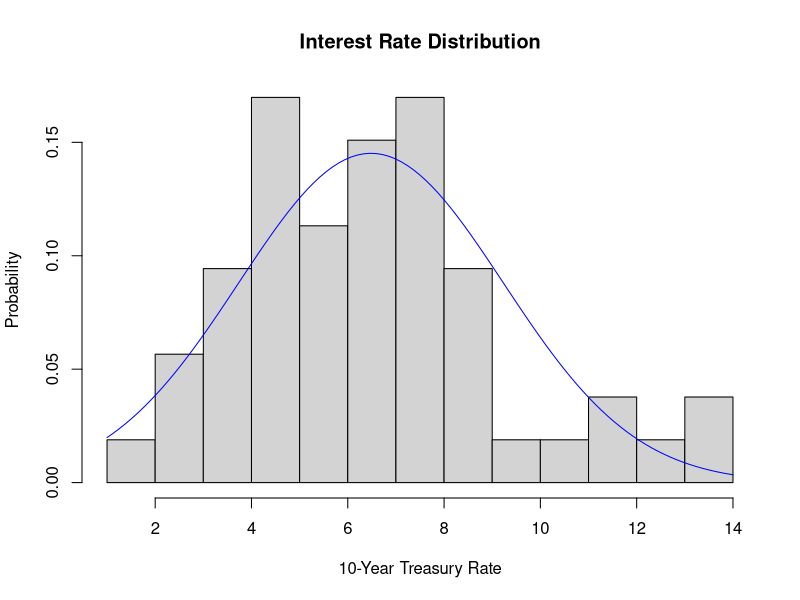
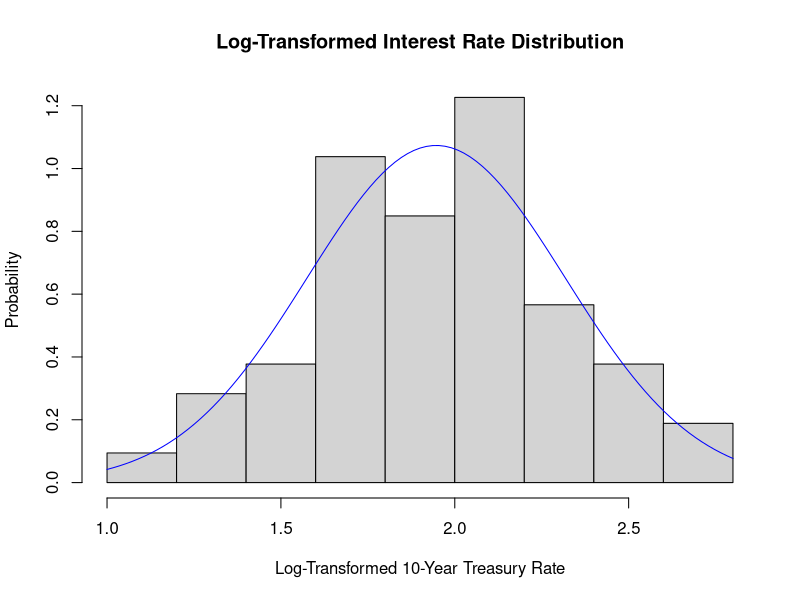
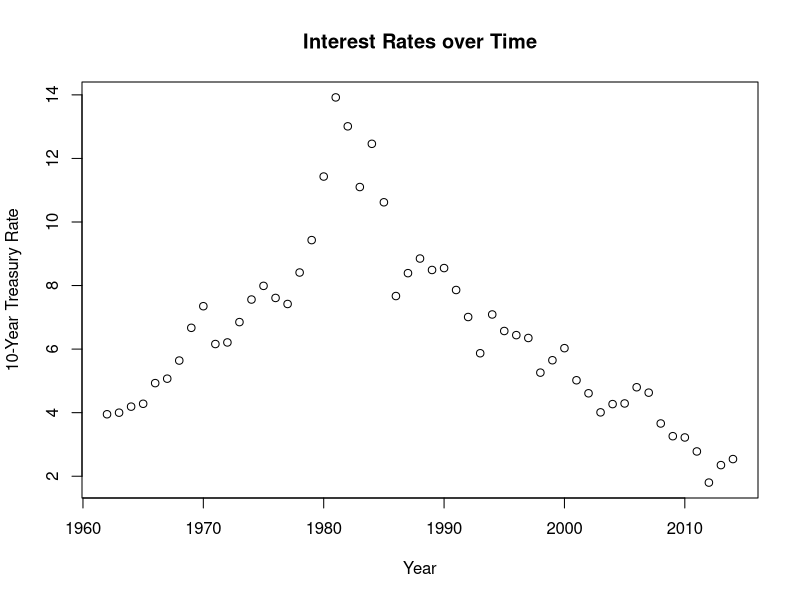
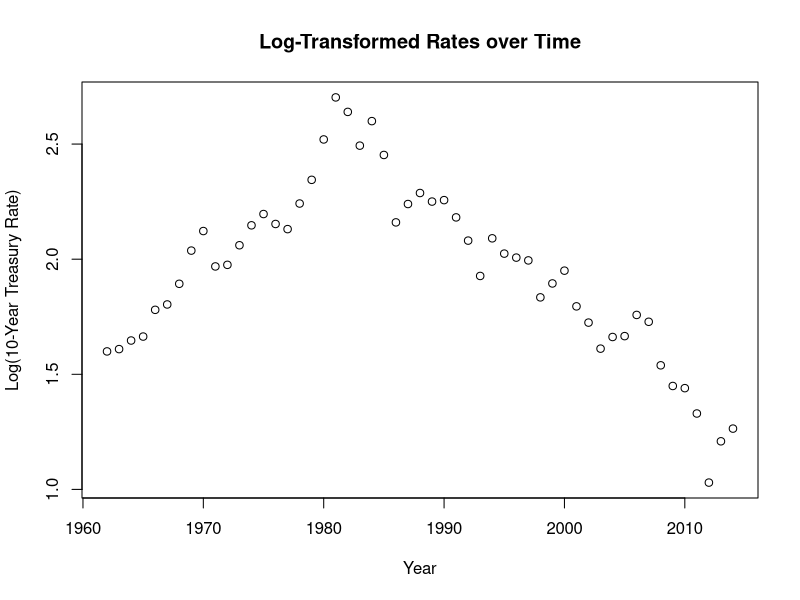
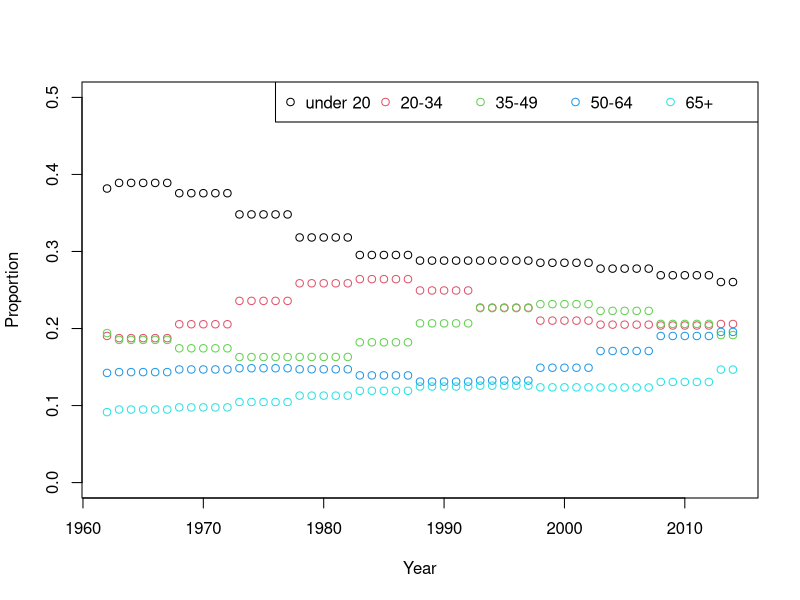
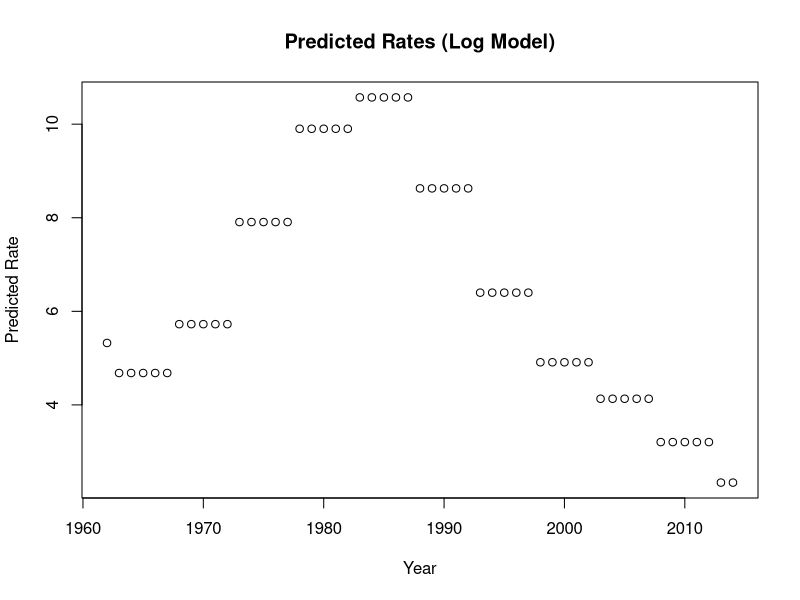
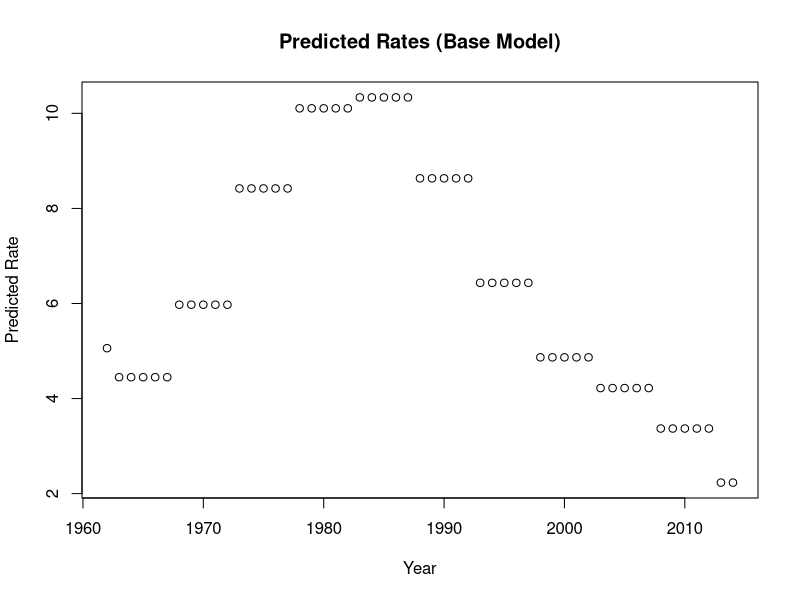
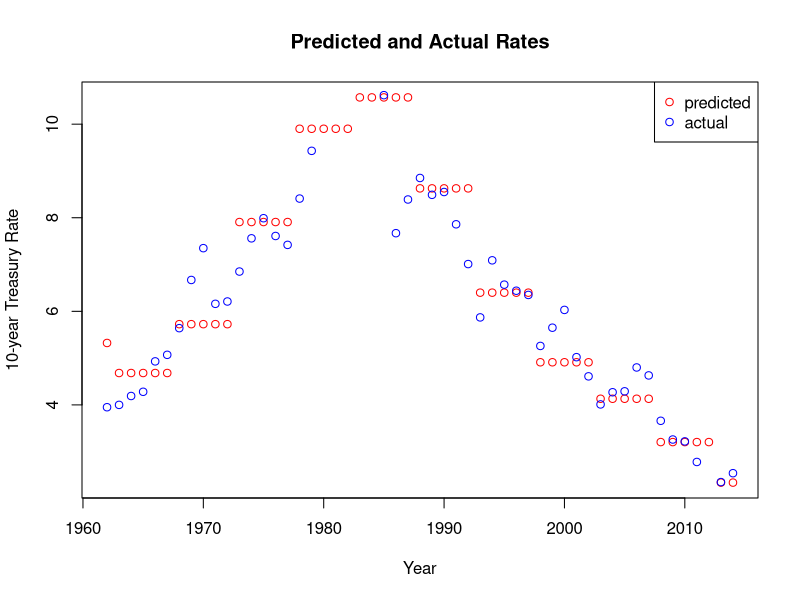

Recreate these plots in R, in order.
# Compare US 10-year interest rates with population demographics

us_10year_rates <- read.csv("./us_10year_rates.csv")
us_pop_5year <- read.csv("./us_pop_5year.csv")

# round each year to the nearest 5 year mark
us_10year_rates$half_decade <- round(us_10year_rates$Year/5 + 0.01)*5

# reshape us_pop_5year to 'wide' format
library(reshape2)
us_pop_wide <- dcast(us_pop_5year, Year ~ Age, value.var="Value",fun.aggregate=sum,fill=0)

# calculate values for coarser age groups
under_20 <- us_pop_wide$" 0-4" + us_pop_wide$" 5-9" + us_pop_wide$" 10-14" + us_pop_wide$" 15-19"
X20_34 <- us_pop_wide$" 20-24" + us_pop_wide$" 25-29" + us_pop_wide$" 30-34"
X35_49 <- us_pop_wide$" 35-39" + us_pop_wide$" 40-44" + us_pop_wide$" 45-49"
X50_64 <- us_pop_wide$" 50-54" + us_pop_wide$" 55-59" + us_pop_wide$" 60-64"
over_64 <- us_pop_wide$" 65-69" + us_pop_wide$" 70-74" + us_pop_wide$" 75-79" + 
           us_pop_wide$" 80-84" + us_pop_wide$" 80+" + us_pop_wide$" 85-89" + 
           us_pop_wide$" 90-94" + us_pop_wide$" 95-99" + us_pop_wide$" 100+"
total <- under_20 + X20_34 + X35_49 + X50_64 + over_64

# construct dataframe for population buckets
us_age_props <- data.frame("Year"=us_pop_wide$Year, "under_20"=under_20/total, "X20_34"=X20_34/total, 
                           "X35_49"=X35_49/total, "X50_64"=X50_64/total, "over_64"=over_64/total)

# remove any N/A rows
us_age_props <- us_age_props[!is.na(us_age_props$Year),]

# merge the two datasets 
rates_pop_merged <- merge(us_10year_rates, us_age_props, by.x="half_decade", by.y="Year")

# compute a simple linear regression fit
linear_fit <- lm(interest_rate ~ X20_34 + X35_49 + X50_64 + over_64, data=rates_pop_merged)
summary(linear_fit)

# define smoothed log-transform and un-transform
log_transform <- function(x) {log(x+1)}
unlog_transform <- function(x) {exp(x)-1}

# compute smoothed log-transformed rates
rates_pop_merged$log_rate <- log_transform(rates_pop_merged$interest_rate)

# plot interest rate histograms with and without log-transform
hist(rates_pop_merged$interest_rate, main="Interest Rate Distribution",
     xlab="10-Year Treasury Rate", ylab="Probability",breaks=10,prob=TRUE)
curve(dnorm(x,mean=mean(rates_pop_merged$interest_rate),
            sd=sd(rates_pop_merged$interest_rate)),col="blue",add=TRUE)
hist(rates_pop_merged$log_rate, main="Log-Transformed Interest Rate Distribution",
     xlab="Log-Transformed 10-Year Treasury Rate", ylab="Probability",breaks=10,prob=TRUE)
curve(dnorm(x,mean=mean(rates_pop_merged$log_rate),
            sd=sd(rates_pop_merged$log_rate)),col="blue",add=TRUE)

# try with smoothed log-transformed interest rate var
log_fit <- lm(log_rate ~ X20_34 + X35_49 + X50_64 + over_64, data=rates_pop_merged)
summary(log_fit)

# historical predictions for linear fit model
preds <- predict(linear_fit, newdata=rates_pop_merged)
names(preds) <- rates_pop_merged$Year

# historical predictions for log-transformed model
preds_logmod <- unlog_transform(predict(log_fit, newdata=rates_pop_merged))
names(preds_logmod) <- rates_pop_merged$Year

# predict the future (linear fit)
future_age_props <- us_age_props[us_age_props$Year >= 2015,]
future_rate_preds <- predict(linear_fit, newdata=future_age_props)
names(future_rate_preds) <- future_age_props$Year

# predict the future (log-transformed model)
future_log_rate_preds <- predict(log_fit, newdata=future_age_props)
future_rate_preds_logmod <- unlog_transform(future_log_rate_preds)
names(future_rate_preds_logmod) <- future_age_props$Year

# plot the data and results
plot(x=rates_pop_merged$Year, y=rates_pop_merged$interest_rate, main="Interest Rates over Time",
     xlab="Year",ylab="10-Year Treasury Rate")

plot(x=rates_pop_merged$Year, y=rates_pop_merged$log_rate, main="Log-Transformed Rates over Time",
     xlab="Year",ylab="Log(10-Year Treasury Rate)")

# plot predictor variables over time
plot(x=rates_pop_merged$Year, y=rates_pop_merged$under_20,ylim=c(0.0,0.5),col="1",
     xlab="Year",ylab="Proportion")
points(x=rates_pop_merged$Year, y=rates_pop_merged$X20_34,col="2")
points(x=rates_pop_merged$Year, y=rates_pop_merged$X35_49,col="3")
points(x=rates_pop_merged$Year, y=rates_pop_merged$X50_64,col="4")
points(x=rates_pop_merged$Year, y=rates_pop_merged$over_64,col="5")
legend("topright", legend = c("under 20","20-34","35-49","50-64","65+"), pch=1, col=1:5,horiz=TRUE)

# plot predictions
plot(y=preds_logmod,x=rates_pop_merged$Year, main="Predicted Rates (Log Model)",
     xlab="Year",ylab="Predicted Rate")

plot(y=preds,x=rates_pop_merged$Year, main="Predicted Rates (Base Model)",
     xlab="Year",ylab="Predicted Rate")

# predictions, actuals vs time
plot(y=preds_logmod,x=rates_pop_merged$Year, main="Predicted and Actual Rates",
     xlab="Year",ylab="10-year Treasury Rate",col="red")
points(x=rates_pop_merged$Year, y=rates_pop_merged$interest_rate,col="blue")
legend("topright", legend = c("predicted","actual"), pch=1, col=c("red","blue"),horiz=FALSE)

plot(x=rates_pop_merged$interest_rate,y=preds_logmod, main="Predicted vs Actual (Log Model)",
     xlab="Actual 10-Year Treasury Rate", ylab="Predicted 10-Year Treasury Rate")

# plot residuals
plot(x=rates_pop_merged$Year, y=linear_fit$residuals, main="Base Fit Residuals",
     xlab="Year",ylab="Prediction Error")
plot(x=rates_pop_merged$Year, y=log_fit$residuals, main="Log-Transformed Fit Residuals",
     xlab="Year",ylab="Prediction Error")
